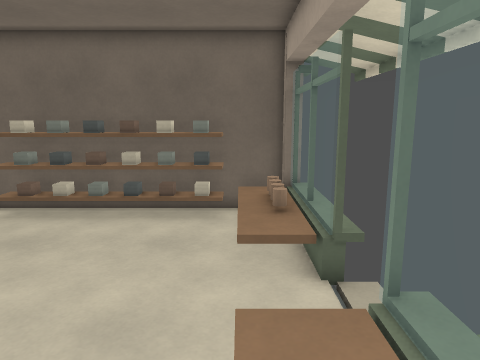
view 1 (above)

12 first-person views from a walk through a level from a Godot 3-D game. The camera is 1.2 m above the floor, tilts 10° down and sees 70° across. The floor is counted in squares, 0.5 m on a side. Each view is taken from the middle of a square. On the plan, view 1 faces up. The plan holds only what a view shows up to about 20 squares ahead; the rest is blank. Door leaves are left out where a doorway can be walked through.

view 2
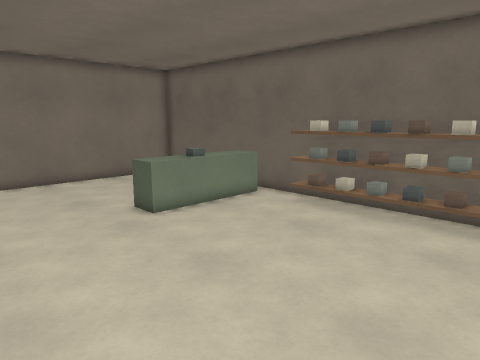

view 3
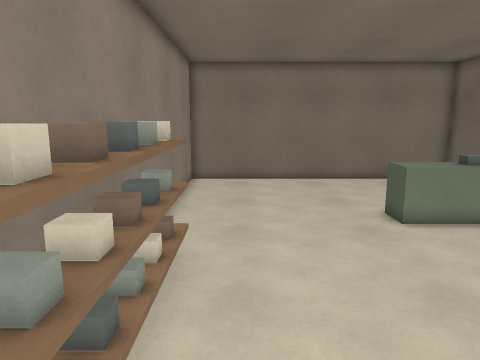

view 4
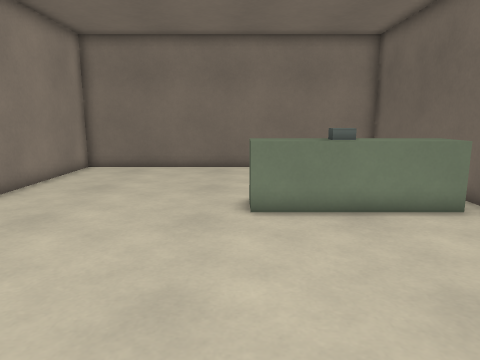

view 5
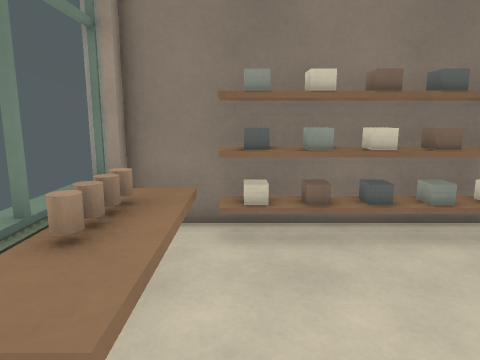

view 6
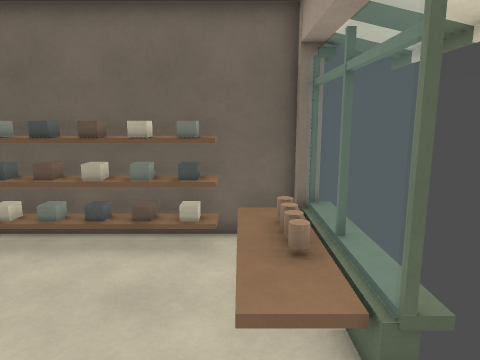

view 7
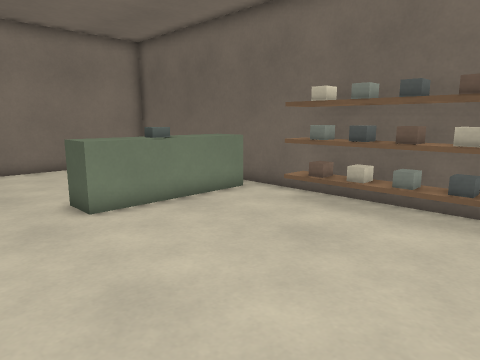

view 8
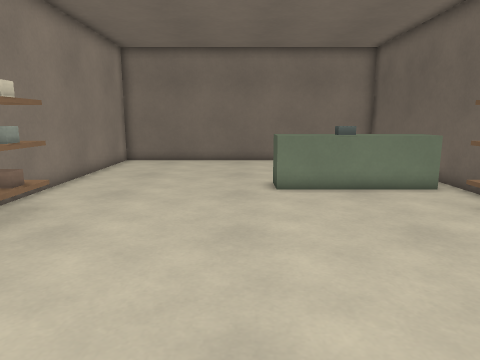

view 9
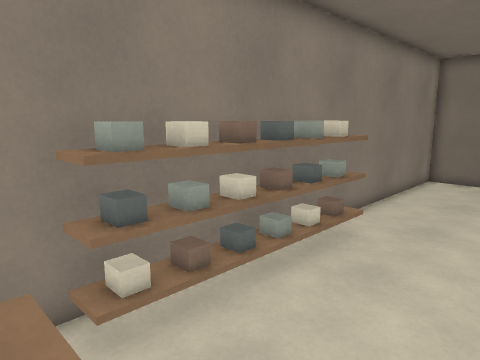

view 10
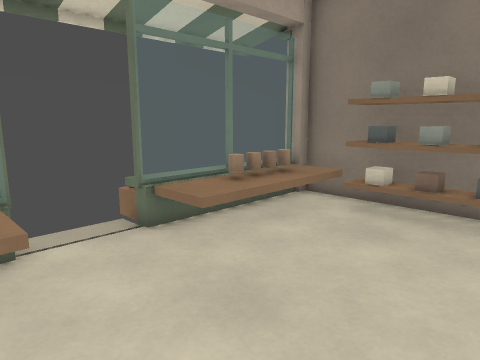

view 11
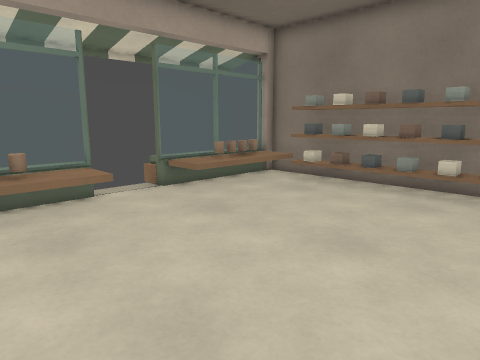

view 12
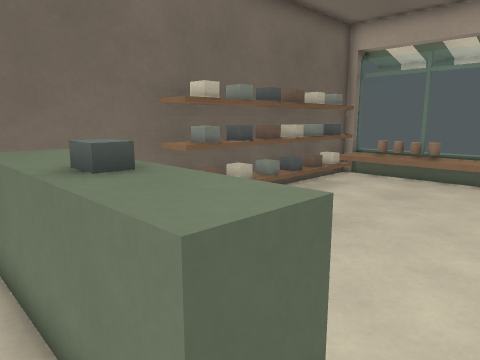

### Floor plan
Key: @ floor where view 1 was taken; # wall or solid block; x gap in a wall; . floor; / step, stairs or slope; D open door; ^ raised ledge.
Columns run from 19 left of view 1 to 2 right of it. Each row starts with its distance up from view 1.
 13 ######################
 12 #      ^^. ^^##^^^^ /#
 11 #      ^^..#x##xxx#//#
 10 #      ^^..........//#
  9 #..    ^^..........//#
  8 #....  ^^..........//#
  7 #......^^..........//#
  6 #....................D
  5 #....................D
  4 #..................//#
  3 #..................//#
  2 #..................//#
  1 #..................//#
  0 #..........#x##xxx#@/#
 -1 #......... ^^##^^^^#/#
 -2 ######################

Where each view was taken, in squares from view 1:
view 1: 0 up, 0 right, facing up
view 2: 0 up, 0 right, facing up-left
view 3: 1 up, 0 right, facing left
view 4: 6 up, 2 left, facing left
view 5: 6 up, 1 left, facing down
view 6: 3 up, 0 right, facing up
view 7: 3 up, 2 left, facing up-left
view 8: 5 up, 1 right, facing left
view 9: 4 up, 1 right, facing down-left
view 10: 8 up, 5 left, facing down-right
view 11: 11 up, 9 left, facing down-right
view 12: 5 up, 13 left, facing up-right
